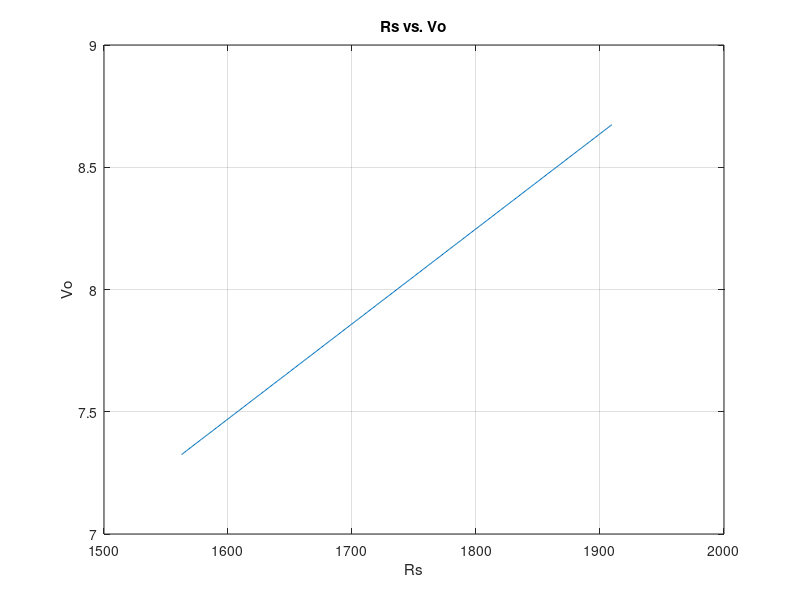
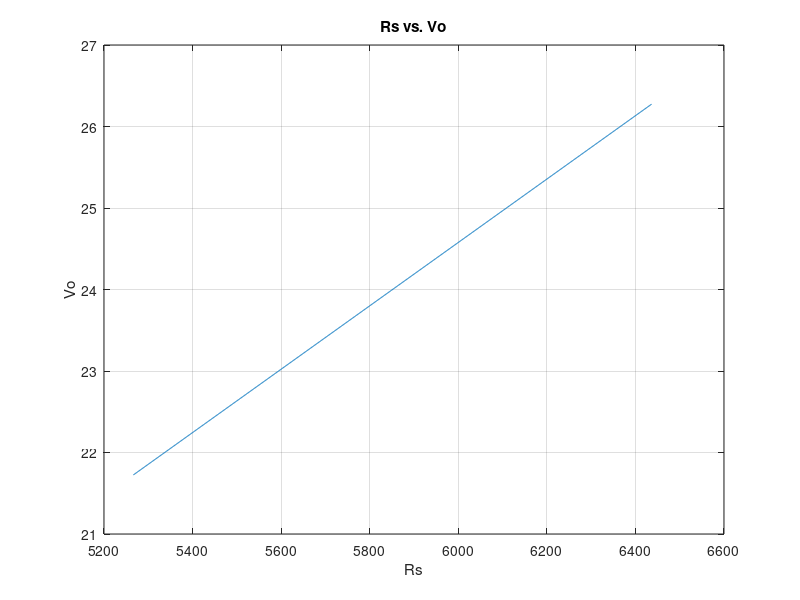

Recreate these plots in MATLAB, in order.
%LM317 resistor calculator

%Enter R1 (Program resistor, between Vout and Adj)
R1=330

%Enter Iadj (typical 100E-6 A)
Ia=100E-6

%Enter desired Vout
Vo=8
Vo1=24

%Calculate Rs (Output Set Resistor, between Adj and Gnd)

Rs=(Vo-1.25)/((1.25/R1)+Ia)
Rs1=(Vo1-1.25)/((1.25/R1)+Ia)

%plot Vo for varying Rs "oy, what do we have in stock?"

Rs=0.9*Rs:1.1*Rs;
Vo=1.25*(1+Rs/R1)+Ia*Rs;

Rs1=0.9*Rs1:1.1*Rs1;
Vo1=1.25*(1+Rs1/R1)+Ia*Rs1;
%% plot
figure
plot(Rs,Vo)
xlabel('Rs')
ylabel('Vo')
title('Rs vs. Vo')
grid('on')

figure
plot(Rs1,Vo1)
xlabel('Rs')
ylabel('Vo')
title('Rs vs. Vo')
grid('on')
